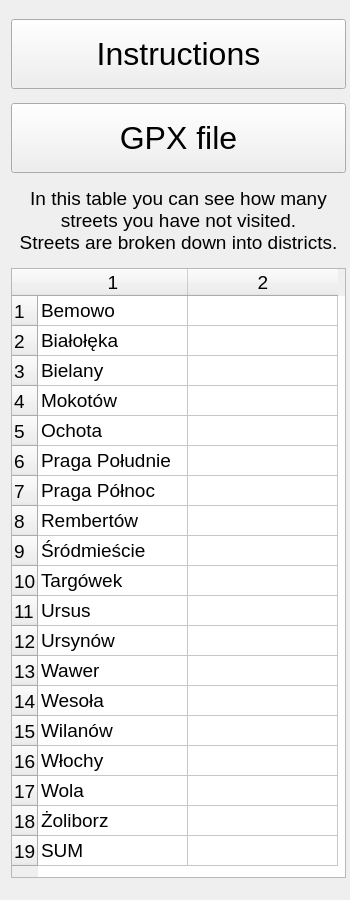
              <widget class="QWidget" name="Visit_table">
               <property name="sizePolicy">
                <sizepolicy hsizetype="Preferred" vsizetype="MinimumExpanding">
                 <horstretch>0</horstretch>
                 <verstretch>0</verstretch>
                </sizepolicy>
               </property>
               <property name="minimumSize">
                <size>
                 <width>350</width>
                 <height>900</height>
                </size>
               </property>
               <property name="maximumSize">
                <size>
                 <width>350</width>
                 <height>16777215</height>
                </size>
               </property>
               <layout class="QVBoxLayout" name="verticalLayout">
                <item>
                 <widget class="QPushButton" name="Instruction_button">
                  <property name="sizePolicy">
                   <sizepolicy hsizetype="Fixed" vsizetype="Fixed">
                    <horstretch>0</horstretch>
                    <verstretch>0</verstretch>
                   </sizepolicy>
                  </property>
                  <property name="minimumSize">
                   <size>
                    <width>335</width>
                    <height>70</height>
                   </size>
                  </property>
                  <property name="maximumSize">
                   <size>
                    <width>335</width>
                    <height>70</height>
                   </size>
                  </property>
                  <property name="font">
                   <font>
                    <family>Arial</family>
                    <pointsize>24</pointsize>
                   </font>
                  </property>
                  <property name="text">
                   <string>Instructions</string>
                  </property>
                 </widget>
                </item>
                <item>
                 <widget class="QPushButton" name="GPX_button">
                  <property name="sizePolicy">
                   <sizepolicy hsizetype="Fixed" vsizetype="Fixed">
                    <horstretch>0</horstretch>
                    <verstretch>0</verstretch>
                   </sizepolicy>
                  </property>
                  <property name="minimumSize">
                   <size>
                    <width>335</width>
                    <height>70</height>
                   </size>
                  </property>
                  <property name="maximumSize">
                   <size>
                    <width>335</width>
                    <height>70</height>
                   </size>
                  </property>
                  <property name="font">
                   <font>
                    <family>Arial</family>
                    <pointsize>24</pointsize>
                   </font>
                  </property>
                  <property name="text">
                   <string>GPX file</string>
                  </property>
                 </widget>
                </item>
                <item>
                 <widget class="QLabel" name="info">
                  <property name="sizePolicy">
                   <sizepolicy hsizetype="Fixed" vsizetype="Fixed">
                    <horstretch>0</horstretch>
                    <verstretch>0</verstretch>
                   </sizepolicy>
                  </property>
                  <property name="minimumSize">
                   <size>
                    <width>335</width>
                    <height>0</height>
                   </size>
                  </property>
                  <property name="maximumSize">
                   <size>
                    <width>335</width>
                    <height>16777215</height>
                   </size>
                  </property>
                  <property name="font">
                   <font>
                    <family>Arial</family>
                    <pointsize>14</pointsize>
                   </font>
                  </property>
                  <property name="text">
                   <string>In this table you can see how many
streets you have not visited. 
Streets are broken down into districts.</string>
                  </property>
                  <property name="alignment">
                   <set>Qt::AlignCenter</set>
                  </property>
                 </widget>
                </item>
                <item>
                 <widget class="QTableWidget" name="visited_table">
                  <property name="sizePolicy">
                   <sizepolicy hsizetype="Fixed" vsizetype="Fixed">
                    <horstretch>0</horstretch>
                    <verstretch>0</verstretch>
                   </sizepolicy>
                  </property>
                  <property name="minimumSize">
                   <size>
                    <width>335</width>
                    <height>610</height>
                   </size>
                  </property>
                  <property name="maximumSize">
                   <size>
                    <width>335</width>
                    <height>610</height>
                   </size>
                  </property>
                  <property name="font">
                   <font>
                    <family>Arial</family>
                    <pointsize>14</pointsize>
                   </font>
                  </property>
                  <property name="sortingEnabled">
                   <bool>false</bool>
                  </property>
                  <property name="rowCount">
                   <number>19</number>
                  </property>
                  <property name="columnCount">
                   <number>2</number>
                  </property>
                  <attribute name="horizontalHeaderMinimumSectionSize">
                   <number>150</number>
                  </attribute>
                  <attribute name="horizontalHeaderDefaultSectionSize">
                   <number>150</number>
                  </attribute>
                  <attribute name="horizontalHeaderShowSortIndicator" stdset="0">
                   <bool>false</bool>
                  </attribute>
                  <attribute name="horizontalHeaderStretchLastSection">
                   <bool>false</bool>
                  </attribute>
                  <attribute name="verticalHeaderCascadingSectionResizes">
                   <bool>false</bool>
                  </attribute>
                  <attribute name="verticalHeaderDefaultSectionSize">
                   <number>30</number>
                  </attribute>
                  <row/>
                  <row/>
                  <row/>
                  <row/>
                  <row/>
                  <row/>
                  <row/>
                  <row/>
                  <row/>
                  <row/>
                  <row/>
                  <row/>
                  <row/>
                  <row/>
                  <row/>
                  <row/>
                  <row/>
                  <row/>
                  <row/>
                  <column/>
                  <column/>
                  <item row="0" column="0">
                   <property name="text">
                    <string>Bemowo</string>
                   </property>
                  </item>
                  <item row="1" column="0">
                   <property name="text">
                    <string>Białołęka</string>
                   </property>
                  </item>
                  <item row="2" column="0">
                   <property name="text">
                    <string>Bielany</string>
                   </property>
                  </item>
                  <item row="3" column="0">
                   <property name="text">
                    <string>Mokotów</string>
                   </property>
                  </item>
                  <item row="4" column="0">
                   <property name="text">
                    <string>Ochota</string>
                   </property>
                  </item>
                  <item row="5" column="0">
                   <property name="text">
                    <string>Praga Południe</string>
                   </property>
                  </item>
                  <item row="6" column="0">
                   <property name="text">
                    <string>Praga Północ</string>
                   </property>
                  </item>
                  <item row="7" column="0">
                   <property name="text">
                    <string>Rembertów</string>
                   </property>
                  </item>
                  <item row="8" column="0">
                   <property name="text">
                    <string>Śródmieście</string>
                   </property>
                  </item>
                  <item row="9" column="0">
                   <property name="text">
                    <string>Targówek</string>
                   </property>
                  </item>
                  <item row="10" column="0">
                   <property name="text">
                    <string>Ursus</string>
                   </property>
                  </item>
                  <item row="11" column="0">
                   <property name="text">
                    <string>Ursynów</string>
                   </property>
                  </item>
                  <item row="12" column="0">
                   <property name="text">
                    <string>Wawer</string>
                   </property>
                  </item>
                  <item row="13" column="0">
                   <property name="text">
                    <string>Wesoła</string>
                   </property>
                  </item>
                  <item row="14" column="0">
                   <property name="text">
                    <string>Wilanów</string>
                   </property>
                  </item>
                  <item row="15" column="0">
                   <property name="text">
                    <string>Włochy</string>
                   </property>
                  </item>
                  <item row="16" column="0">
                   <property name="text">
                    <string>Wola</string>
                   </property>
                  </item>
                  <item row="17" column="0">
                   <property name="text">
                    <string>Żoliborz</string>
                   </property>
                  </item>
                  <item row="18" column="0">
                   <property name="text">
                    <string>SUM</string>
                   </property>
                  </item>
                 </widget>
                </item>
               </layout>
              </widget>
